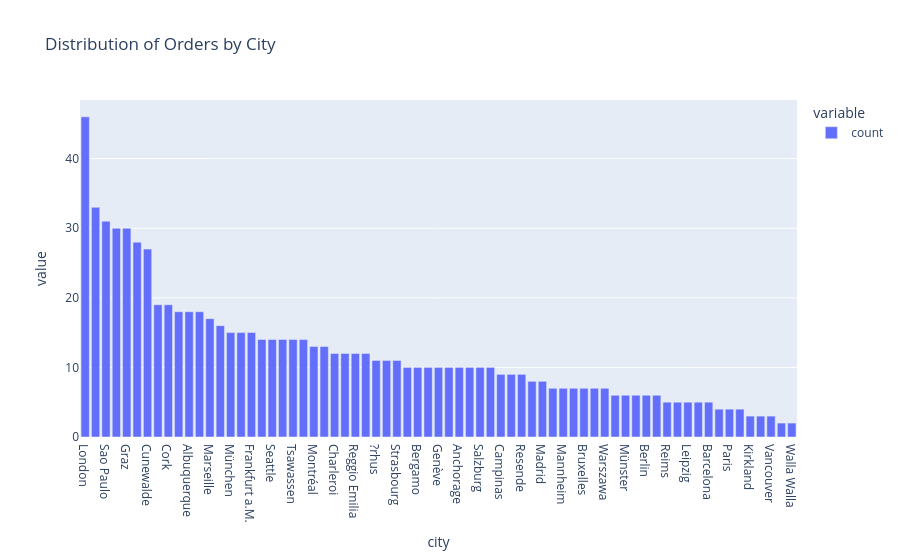

The code cell stored with this chart in its notebook:
### Code cell
px.bar(orders['city'].value_counts(), title= 'Distribution of Orders by City')

### Figure 1 — Plotly figure (JSON) as saved in the notebook; plotly's stock layout.template omitted (floating-point values rounded to 4 significant figures)
{"data": [{"hovertemplate": "variable=count<br>city=%{x}<br>value=%{y}<extra></extra>", "legendgroup": "count", "marker": {"color": "#636efa", "pattern": {"shape": ""}}, "name": "count", "orientation": "v", "showlegend": true, "textposition": "auto", "type": "bar", "x": ["London", "Rio de Janeiro", "Sao Paulo", "Boise", "Graz", "México D.F.", "Cunewalde", "Br?cke", "Cork", "Lule?", "Albuquerque", "San Crist?bal", "Marseille", "Buenos Aires", "München", "Oulu", "Frankfurt a.M.", "Brandenburg", "Seattle", "Toulouse", "Tsawassen", "Barquisimeto", "Montréal", "Lisboa", "Charleroi", "Portland", "Reggio Emilia", "I. de Margarita", "?rhus", "Eugene", "Strasbourg", "Lyon", "Bergamo", "Stuttgart", "Genève", "Sevilla", "Anchorage", "Cowes", "Salzburg", "K?ln", "Campinas", "Lander", "Resende", "Bern", "Madrid", "Helsinki", "Mannheim", "Nantes", "Bruxelles", "Kobenhavn", "Warszawa", "Torino", "Münster", "Aachen", "Berlin", "Stavern", "Reims", "Lille", "Leipzig", "Elgin", "Barcelona", "Versailles", "Paris", "San Francisco", "Kirkland", "Butte", "Vancouver", "Caracas", "Walla Walla"], "xaxis": "x", "y": [46, 33, 31, 30, 30, 28, 27, 19, 19, 18, 18, 18, 17, 16, 15, 15, 15, 14, 14, 14, 14, 14, 13, 13, 12, 12, 12, 12, 11, 11, 11, 10, 10, 10, 10, 10, 10, 10, 10, 10, 9, 9, 9, 8, 8, 7, 7, 7, 7, 7, 7, 6, 6, 6, 6, 6, 5, 5, 5, 5, 5, 4, 4, 4, 3, 3, 3, 2, 2], "yaxis": "y"}], "layout": {"barmode": "relative", "legend": {"title": {"text": "variable"}, "tracegroupgap": 0}, "title": {"text": "Distribution of Orders by City"}, "xaxis": {"anchor": "y", "domain": [0, 1], "title": {"text": "city"}}, "yaxis": {"anchor": "x", "domain": [0, 1], "title": {"text": "value"}}}}
